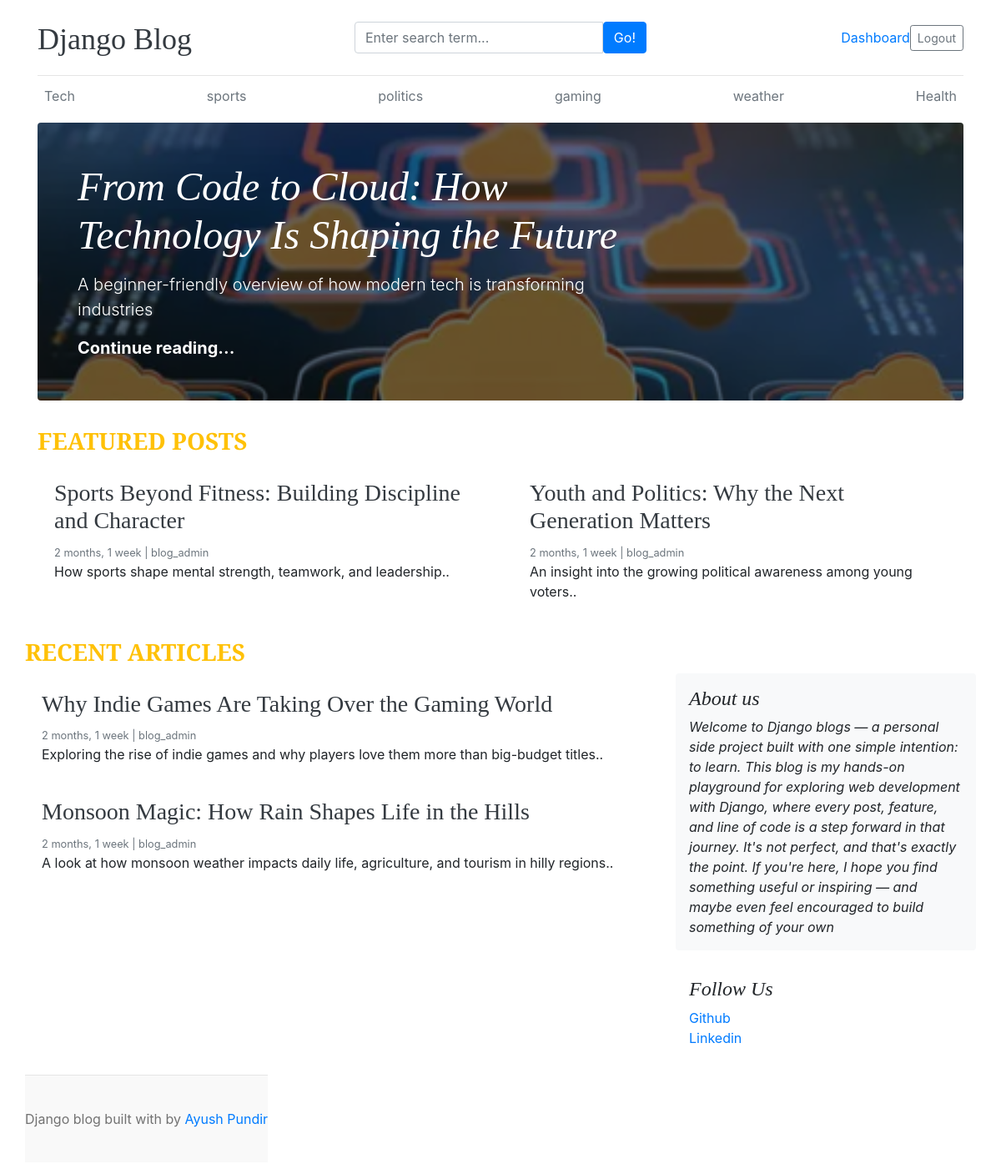
The app's page / (signed in) with its own data.
### blogs/models.py (models this page shows, shortened)
class Category(models.Model):
    category_name=models.CharField(max_length=50,unique= True)
    created_at=models.DateTimeField(auto_now_add=True)
    updated_at=models.DateTimeField(auto_now=True)
    class Meta:
        verbose_name_plural = "Categories"

class blog(models.Model):
    title=models.CharField(max_length=200)
    slug=models.SlugField(max_length=200, unique=True)
    category=models.ForeignKey(Category, on_delete=models.CASCADE)
    author=models.ForeignKey(User, on_delete=models.CASCADE)
    featured_image=models.ImageField(upload_to='uploads/%Y/%m/%d/')
    short_description=models.TextField(max_length=500)
    blog_body=models.TextField(max_length=5000)
    status=models.CharField(max_length=20, choices=status_choices, default='Draft')
    is_featured=models.BooleanField(default=False)
    created_at=models.DateTimeField(auto_now_add=True)
    updated_at=models.DateTimeField(auto_now=True)

### assignment/models.py (models this page shows, shortened)
class About(models.Model):
    about_heading=models.CharField(max_length=200)
    about_content=models.TextField()
    created_at=models.DateTimeField(auto_now_add=True)
    updated_at=models.DateTimeField(auto_now=True)
    class Meta:
        verbose_name='About'

class SocialLink(models.Model):
    platform_name=models.CharField(max_length=100)
    profile_url=models.URLField()
    created_at=models.DateTimeField(auto_now_add=True)
    updated_at=models.DateTimeField(auto_now=True)
    class Meta:
        verbose_name='SocialLink'

### blog_main/views.py (the view)
# urls.py: path('', views.home, name='home'),
def home(request):
    categories= Category.objects.all()
    featured_blogs= blog.objects.filter(is_featured=True,status='Published').order_by('updated_at')
    posts= blog.objects.filter(status='Published',is_featured=False).order_by('-created_at')
    try:
        about=About.objects.get()
    except :
        about=None
    contex={'categories': categories,
            'featured_blogs': featured_blogs,
             'posts': posts,
             'about': about,}
    return render(request,'home.html',contex)

### blogs/context_processors.py (called while the page is built)
def get_categories(request):
    categories = Category.objects.all()
    return dict(categories=categories)

def social_links(request):
    sociallink=SocialLink.objects.all()
    return dict(sociallink=sociallink)

### templates/home.html
{%extends 'base.html' %}
{% block content %}
{%for blog in featured_blogs %}
  {% if forloop.first %}
  <div class="jumbotron p-3 p-md-5 text-white rounded bg-dark" style="background-image: url('{{ blog.featured_image.url }}'); background-blend-mode: overlay; background-size: cover;">
    <div class="col-md-8 px-0">
      <h1 class="display-4 font-italic">{{ blog.title }}</h1>
      <p class="lead my-3">{{blog.short_description}}</p>
      <p class="lead mb-0"><a href="{% url 'blogs' blog.slug %}" class="text-white font-weight-bold">Continue reading...</a></p>
    </div>
  </div>
  {% endif %}
{% endfor %}
 <h3 class="text-uppercase text-warning"style="font-weight:700;">Featured Posts</h3>
  <div class="row mb-2">
  {% for blog in featured_blogs %}
    {% if not forloop.first %}
    <div class="col-md-6">
      <div class="card border-0" >
        <div class="card-body">
          <h3> <a href="{% url 'blogs' blog.slug %}" class ="text-dark">{{ blog.title }}</a></h3>
          <small class="mb-1 text-muted">{{ blog.created_at| timesince }} | {{ blog.author }}</small>
          <p class="card-text">{{ blog.short_description|truncatewords:20 }}.</p>
        </div>
      </div>
    </div>
    {% endif %}
  {% endfor %}
  <h3 class="text-uppercase text-warning mt-4" style="font-weight:700;">Recent Articles</h3>
  <main role="main" class="container p-0">
    <div class="row">
      <div class="col-md-8 blog-main">
        {% for blog in posts %}
        <div class="card border-0" >
        <div class="card-body">
          <h3> <a href="{% url 'blogs' blog.slug %}" class ="text-dark">{{ blog.title }}</a></h3>
          <small class="mb-1 text-muted">{{ blog.created_at| timesince }} | {{ blog.author }}</small>
          <p class="card-text">{{ blog.short_description|truncatewords:20 }}.</p>
        </div>
      </div>
        {% endfor %}
      </div>
      <aside class="col-md-4 blog-sidebar">
        <div class="p-3 mb-3 bg-light rounded">
          <h4 class="font-italic">{{ about.about_heading }}</h4>
          <p class="mb-0"><em>{{ about.about_content }}</em></p>
        </div>
        {%if sociallink %}
        <div class="p-3">
          <h4 class="font-italic">Follow Us</h4>
          <ol class="list-unstyled">
            {% for link in sociallink %}
            <li><a href="{{link.profile_url}}">{{link.platform_name}}</a></li>
            {% endfor %}
          </ol>
        </div>
      </aside>
      {% endif %}
    </div>
  </main>
{% endblock content %}

### templates/base.html (shortened to what this page needs)
{% load static %}
<!DOCTYPE html>
<html lang="en">
<head>
    <link href="https://getbootstrap.com/docs/4.0/dist/css/bootstrap.min.css" rel="stylesheet">
    <link href="{% static 'css/blog.css' %}" rel="stylesheet">
    <link rel="stylesheet" href="https://cdnjs.cloudflare.com/ajax/libs/font-awesome/4.7.0/css/font-awesome.min.css">
  </head>
<body>
    <div class="container">
      <header class="blog-header py-3">
        <div class="row flex-nowrap justify-content-between align-items-center">
          <div class="col-4 pt-1">
            <a class="blog-header-logo text-dark" href="/">Django Blog</a>
          </div>
        <div class ="col-4">
            <form action="{% url 'search' %}" method ="GET">
                <div class="input-group">
                        <input class="form-control" type="text" name="keyword" placeholder="Enter search term..." aria-label="Enter search term..." aria-describedby="button-search" />
                        <button type ="submit" class="btn btn-primary" id="button-search" type="button">Go!</button>
                    </div>
            </form>
          </div>
          <div class="col-4 d-flex justify-content-end align-items-center">
            {%if not user.is_authenticated %}
            <a class="btn btn-sm btn-warning" href="{% url 'login' %}">Login</a> &nbsp;
            <a class="btn btn-sm btn-outline-secondary" href="{% url 'register' %}">Register</a>
            {% else %}
            </span><a href="{% url 'dashboard' %}">Dashboard</a></span>
            <a class="btn btn-sm btn-outline-secondary" href="{% url 'logout' %}">Logout</a>
            {% endif %}
          </div>
        </div>
      </header>
      <div class="nav-scroller py-1 mb-2">
        <nav class="nav d-flex justify-content-between">
          {% for cat in categories %}
          <a class="p-2 text-muted" href="{% url 'posts_by_category' cat.id %}">{{ cat.category_name }}</a>
          {% endfor %}
        </nav>
      </div>
{%block content %}
{%endblock content %}
<footer class="blog-footer">
  <p>Django blog built with   by <a href="#">Ayush Pundir</a></p>
</footer>
</body>
</html>

### blog_main/static/css/blog.css (style rules this page uses)
.blog-header { border-bottom: 1px solid #e5e5e5; }
.blog-header-logo { font-family: "Playfair Display", Georgia, "Times New Roman", serif; font-size: 2.25rem; }
h1, h2, h3, h4, h5, h6 { font-family: "Playfair Display", Georgia, "Times New Roman", serif; }
.display-4 { font-size: 2.5rem; }
@media (min-width: 768px) { .display-4 { font-size: 3rem; } }
.blog-footer { padding: 2.5rem 0; color: #727272; text-align: center; background-color: #f9f9f9; border-top: .05rem solid #e5e5e5; }
.blog-footer p:last-child { margin-bottom: 0; }

### records on screen
Category: category_name "Tech"
Category: category_name "sports"
Category: category_name "politics"
Category: category_name "gaming"
Category: category_name "weather"
Category: category_name "Health"
blog: featured_image (picture), title "From Code to Cloud: How Technology Is Shaping the Future", short_description "A beginner-friendly overview of how modern tech is transforming industries"
blog: title "Sports Beyond Fitness: Building Discipline and Character", created_at "2 months, 1 week", author "blog_admin", short_description "How sports shape mental strength, teamwork, and leadership."
blog: title "Youth and Politics: Why the Next Generation Matters", created_at "2 months, 1 week", author "blog_admin", short_description "An insight into the growing political awareness among young voters."
blog: title "Why Indie Games Are Taking Over the Gaming World", created_at "2 months, 1 week", author "blog_admin", short_description "Exploring the rise of indie games and why players love them more than big-budget titles."
blog: title "Monsoon Magic: How Rain Shapes Life in the Hills", created_at "2 months, 1 week", author "blog_admin", short_description "A look at how monsoon weather impacts daily life, agriculture, and tourism in hilly regions."
About: about_heading "About us", about_content "Welcome to Django blogs — a personal side project built with one simple intention: to learn. This blog is my hands-on playground for exploring web development with Django, where every post, feature, and line of code is a step forward in that journey. It's not perfect, and that's exactly the point. If you're here, I hope you find something useful or inspiring — and maybe even feel encouraged to build something of your own"
SocialLink: platform_name "Github"
SocialLink: platform_name "Linkedin"
